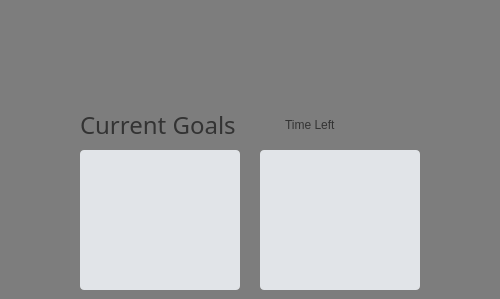
    <widget class="QWidget" name="TrackGoalPage">
     <property name="styleSheet">
      <string notr="true">background-color: #7d7d7d;</string>
     </property>
     <widget class="QLabel" name="CurrentGoalstext">
      <property name="geometry">
       <rect>
        <x>80</x>
        <y>110</y>
        <width>181</width>
        <height>30</height>
       </rect>
      </property>
      <property name="font">
       <font>
        <family>Roboto Slab Medium</family>
        <pointsize>18</pointsize>
        <italic>false</italic>
        <fontweight>Medium</fontweight>
       </font>
      </property>
      <property name="styleSheet">
       <string notr="true">background-color: #e1e4e8;
font: 500 18pt &quot;Roboto Slab Medium&quot;;
color: #333333;
text-align: center;
border-color: black;
border-radius: 4px;
background-color: #7d7d7d;
text-align: center;
</string>
      </property>
      <property name="text">
       <string>Current Goals</string>
      </property>
     </widget>
     <widget class="QPushButton" name="ReturnButton3">
      <property name="geometry">
       <rect>
        <x>450</x>
        <y>10</y>
        <width>41</width>
        <height>31</height>
       </rect>
      </property>
      <property name="cursor">
       <cursorShape>PointingHandCursor</cursorShape>
      </property>
      <property name="styleSheet">
       <string notr="true">background-image: url(:/Images/ReturnArrow.jpg);
background-position: center;
border-color: black;
border-radius: 4px;
</string>
      </property>
      <property name="text">
       <string/>
      </property>
     </widget>
     <widget class="QLabel" name="DaysLeftText">
      <property name="geometry">
       <rect>
        <x>285</x>
        <y>110</y>
        <width>171</width>
        <height>30</height>
       </rect>
      </property>
      <property name="styleSheet">
       <string notr="true">background-color: #e1e4e8;
font: 500 18pt &quot;Roboto Slab Medium&quot;;
color: #333333;
text-align: center;
border-color: black;
border-radius: 4px;
background-color: #7d7d7d;
</string>
      </property>
      <property name="text">
       <string>Time Left</string>
      </property>
     </widget>
     <widget class="QListWidget" name="GoalsList">
      <property name="geometry">
       <rect>
        <x>80</x>
        <y>150</y>
        <width>160</width>
        <height>140</height>
       </rect>
      </property>
      <property name="styleSheet">
       <string notr="true">border-color: black;
border-radius: 4px;
background-color: #e1e4e8;
font: 500 12pt &quot;Roboto Slab Medium&quot;;
color: #333333;
text-align: center;

</string>
      </property>
     </widget>
     <widget class="QListWidget" name="DeadlineList">
      <property name="geometry">
       <rect>
        <x>260</x>
        <y>150</y>
        <width>160</width>
        <height>140</height>
       </rect>
      </property>
      <property name="styleSheet">
       <string notr="true">border-color: black;
border-radius: 4px;
background-color: #e1e4e8;
font: 500 12pt &quot;Roboto Slab Medium&quot;;
color: #333333;
text-align: center;

</string>
      </property>
     </widget>
    </widget>
